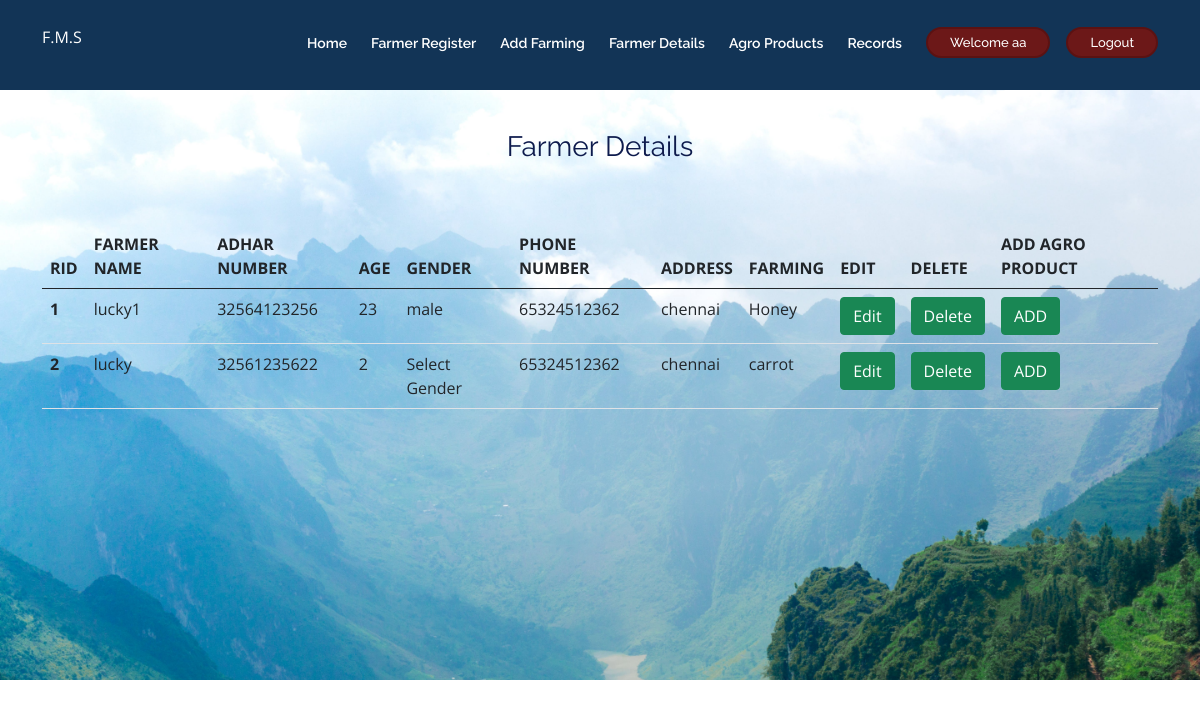
Page /farmerdetails (signed in) on the committed database.
### main.py (models this page shows)
class User(UserMixin,db.Model):
    id=db.Column(db.Integer,primary_key=True)
    username=db.Column(db.String(50))
    email=db.Column(db.String(50),unique=True)
    password=db.Column(db.String(1000))

class Register(db.Model):
    rid=db.Column(db.Integer,primary_key=True)
    farmername=db.Column(db.String(50))
    adharnumber=db.Column(db.String(50))
    age=db.Column(db.Integer)
    gender=db.Column(db.String(50))
    phonenumber=db.Column(db.String(50))
    address=db.Column(db.String(50))
    farming=db.Column(db.String(50))

### main.py (the view)
@app.route('/farmerdetails')
@login_required
def farmerdetails():
    query=Register.query.all()
    return render_template('farmerdetails.html',query=query)

### main.py (called while the page is built)
@login_manager.user_loader
def load_user(user_id):
    return User.query.get(int(user_id))

### templates/farmerdetails.html (shortened to what this page needs)
<!DOCTYPE html>
<html lang="en">
  <head>
  <link href="static/assets/vendor/bootstrap/css/bootstrap.min.css" rel="stylesheet">
  <link href="static/assets/vendor/venobox/venobox.css" rel="stylesheet">
  <link href="static/assets/vendor/font-awesome/css/font-awesome.min.css" rel="stylesheet">
  <link href="static/assets/vendor/owl.carousel/assets/owl.carousel.min.css" rel="stylesheet">
  <link href="static/assets/vendor/aos/aos.css" rel="stylesheet">
  <link href="static/assets/css/style.css" rel="stylesheet">
  </head>
  <body>
    <header id="header" style="background-color:#123456;">
      <div class="container" >
        <div id="logo" class="pull-left" >
          <a href="/" class="scrollto" >F.M.S</a>
        </div>
        <nav id="nav-menu-container">
          <ul class="nav-menu">
            <li class="{% block home %}
            {% endblock home %}"><a href="/" >Home</a></li>
            <li><a href="/register">Farmer Register</a></li>
            <li><a href="/addfarming">Add Farming</a></li>
            <li><a href="/farmerdetails">Farmer Details</a></li>
            <li><a href="/agroproducts">Agro Products</a></li>
            <li><a href="/triggers">Records</a></li>
            {% if current_user.is_authenticated  %}
            <li class="buy-tickets"><a href="">Welcome {{current_user.username}}</a></li>
              <li class="buy-tickets"><a href="/logout">Logout</a></li>
            {% else %}
            <li class="buy-tickets"><a href="/signup">Signin</a></li>
            {% endif %}
          </ul>
        </nav>
      </div>
    </header>
    <div id="trigg">
      {% block body %}
      <h3 class="text-center"><span>Farmer Details</span> </h3>
      <br>
      <div class="container mt-3">
      <table class="table">
      <thead class="thead-light">
        <tr>
          <th scope="col">RID</th>
          <th scope="col">FARMER NAME</th>
          <th scope="col">ADHAR NUMBER</th>
          <th scope="col">AGE</th>
          <th scope="col">GENDER</th>
          <th scope="col">PHONE NUMBER</th>
          <th scope="col">ADDRESS</th>
          <th scope="col">FARMING</th>
          <th scope="col">EDIT</th>
          <th scope="col">DELETE</th>
          <th scope="col">ADD AGRO PRODUCT</th>
        </tr>
      </thead>
      <tbody>
      {% for post in query %}
        <tr>
          <th scope="row">{{post.rid}}</th>
          <td>{{post.farmername}}</td>
          <td>{{post.adharnumber}}</td>
          <td>{{post.age}}</td>
          <td>{{post.gender}}</td>
          <td>{{post.phonenumber}}</td>
          <td>{{post.address}}</td>
          <td>{{post.farming}}</td>
        <td><a href="/edit/{{post.rid}}"><button class="btn btn-success">Edit </button> </a> </td>
        <td><a href="/delete/{{post.rid}}"><button onclick="return confirm('Are you sure to Delete data');" class="btn btn-success">Delete </button> </a> </td>
        <td><a href="/addagroproduct"><button class="btn btn-success">ADD </button> </a> </td>
        </tr>
      {% endfor %}
      </tbody>
      </table>
      </div>
      {% endblock body %}
    </div>
  </body>
</html>

### static/assets/css/style.css (style rules this page uses)
body { background: #fff; color: #2f3138; font-family: "Open Sans", sans-serif; }
a { color: #fff!important; ; text-decoration: none; transition: 0.5s; }
h1, h2, h3, h4, h5, h6 { font-family: "Raleway", sans-serif; font-weight: 400; margin: 0 0 20px 0; padding: 0; color: #0e1b4d; }
@media (prefers-reduced-motion: no-preference) { :root { scroll-behavior: auto; } }
#header { height: 90px; padding: 25px 0; position: fixed; left: 0; top: 0; right: 0; transition: all 0.5s; z-index: 997; }
.nav-menu, .nav-menu * { margin: 0; padding: 0; list-style: none; }
.nav-menu li { position: relative; white-space: nowrap; }
.nav-menu>li { float: left; }
#nav-menu-container { float: right; margin: 0; }
.nav-menu a { padding: 8px; text-decoration: none; display: inline-block; color: rgba(202, 206, 221, 0.8); font-family: "Raleway", sans-serif; font-weight: 600; font-size: 14px; outline: none; }
.nav-menu>li { margin-left: 8px; }
.nav-menu>li>a:before { content: ""; position: absolute; width: 0; height: 2px; bottom: 0; left: 0; background-color: green; visibility: hidden; transition: all 0.3s ease-in-out 0s; }
.nav-menu li.buy-tickets a { color: #fff; background: #6c1818!important; padding: 7px 22px; border-radius: 50px; border: 2px solid #5b1212!important; transition: all ease-in-out 0.3s; font-weight: 500; margin-left: 8px; margin-top: 2px; line-height: 1; font-size: 13px; }
#trigg { position: relative; top:80px; background-image: url('/static/images/im2.jpg'); background-size: cover; height: 600px; padding: 0px; padding-top: 50px; background-color: #f0f0f0; }

### rows in the picture
User: username "aa"
Register: rid "1", farmername "lucky1", adharnumber "32564123256", age "23", gender "male", phonenumber "65324512362", address "chennai", farming "Honey"
Register: rid "2", farmername "lucky", adharnumber "32561235622", age "2", gender "Select Gender", phonenumber "65324512362", address "chennai", farming "carrot"
